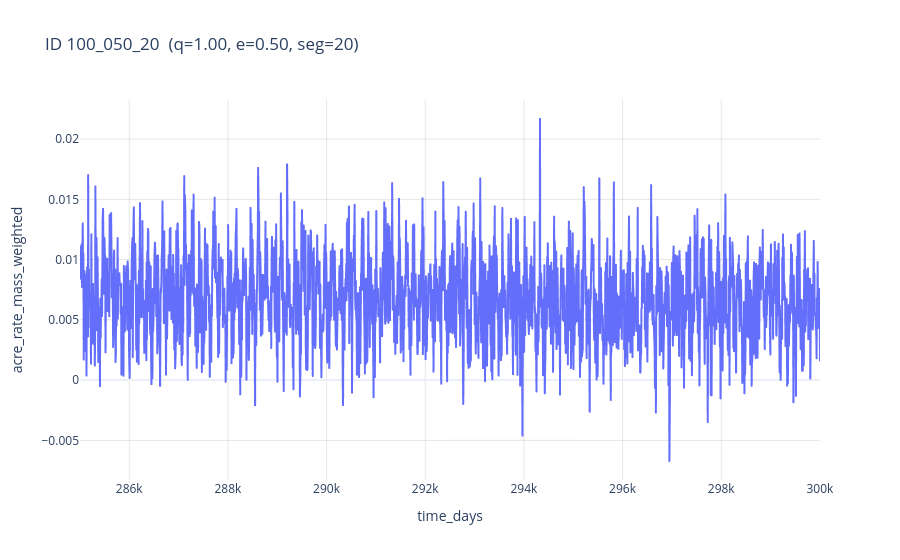

Source (notebook cell):
### Code cell
plot_segment_by_id_interactive(df_unique, id=target_id)

### Figure 1 — Plotly figure (JSON) as saved in the notebook; plotly's stock layout.template omitted (floating-point values rounded to 4 significant figures; data arrays with more than 128 entries replaced by an {"elided": "..."} marker saying what was removed)
{"data": [{"hovertemplate": "<b>t = %{x:.3f}</b><br>rate = %{y:.3e}<extra></extra>", "legendgroup": "", "line": {"color": "#636efa", "dash": "solid"}, "marker": {"symbol": "circle"}, "mode": "lines", "name": "", "showlegend": false, "type": "scattergl", "x": {"elided": "2144 float values"}, "xaxis": "x", "y": {"elided": "2144 float values"}, "yaxis": "y"}], "layout": {"autosize": true, "legend": {"tracegroupgap": 0}, "title": {"text": "ID 100_050_20  (q=1.00, e=0.50, seg=20)"}, "xaxis": {"anchor": "y", "autorange": true, "domain": [0, 1], "gridcolor": "rgba(0, 0, 0, 0.1)", "range": [285000.0, 300000.0], "showgrid": true, "title": {"text": "time_days"}, "type": "linear"}, "yaxis": {"anchor": "x", "autorange": true, "domain": [0, 1], "gridcolor": "rgba(0, 0, 0, 0.1)", "range": [-0.00829, 0.02324], "showgrid": true, "title": {"text": "acre_rate_mass_weighted"}, "type": "linear"}}}
